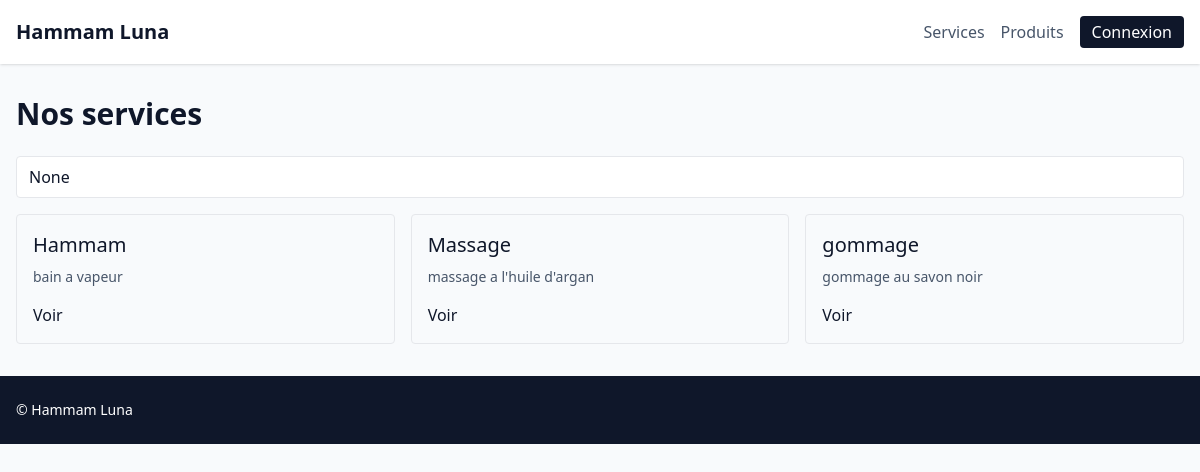
Page /services/ on the committed database.
### apps/catalog/models.py (models this page shows, shortened)
class Service(TimeStampedModel):
    name = models.CharField(max_length=255)
    description = models.TextField(blank=True)
    duration_min = models.PositiveIntegerField()
    base_price = models.DecimalField(max_digits=8, decimal_places=2)
    is_active = models.BooleanField(default=True)
    provider = models.ForeignKey("people.Provider", null=True, blank=True, on_delete=models.SET_NULL, related_name="services")
    class Meta:
        ordering = ["name"]

### apps/core/front_views.py (the view)
# urls.py: path("services/", front_views.service_list, name="services"),
def service_list(request: HttpRequest) -> HttpResponse:
    query = request.GET.get("q")
    services = Service.objects.filter(is_active=True)
    if query:
        services = services.filter(Q(name__icontains=query) | Q(description__icontains=query))
    return render(request, "front/services_list.html", {"services": services, "query": query})

### apps/core/context_processors.py (called while the page is built)
def settings_context(_request):
    return {
        "TWO_FACTOR_ENABLED": settings.TWO_FACTOR_ENABLED,
        "SITE_NAME": "Hammam Luna",
    }

### templates/front/services_list.html
{% extends "base.html" %}
{% block content %}
<h1 class="text-3xl font-semibold mb-6">Nos services</h1>
<form method="get" class="mb-4">
    <input type="search" name="q" value="{{ query }}" placeholder="Recherche" class="w-full border rounded px-3 py-2" />
</form>
<div class="grid gap-4 md:grid-cols-2 lg:grid-cols-3">
    {% for service in services %}
        <div class="border rounded p-4 flex flex-col">
            <h2 class="text-xl font-medium mb-2">{{ service.name }}</h2>
            <p class="text-sm text-slate-600 flex-1">{{ service.description|truncatewords:30 }}</p>
            <a href="{% url 'front:service_detail' service.pk %}" class="mt-4 inline-flex items-center text-slate-900">Voir</a>
        </div>
    {% empty %}
        <p>Aucun service.</p>
    {% endfor %}
</div>
{% endblock %}

### rows in the picture
Service: name "Hammam", description "bain a vapeur"
Service: name "Massage", description "massage a l'huile d'argan"
Service: name "gommage", description "gommage au savon noir"
